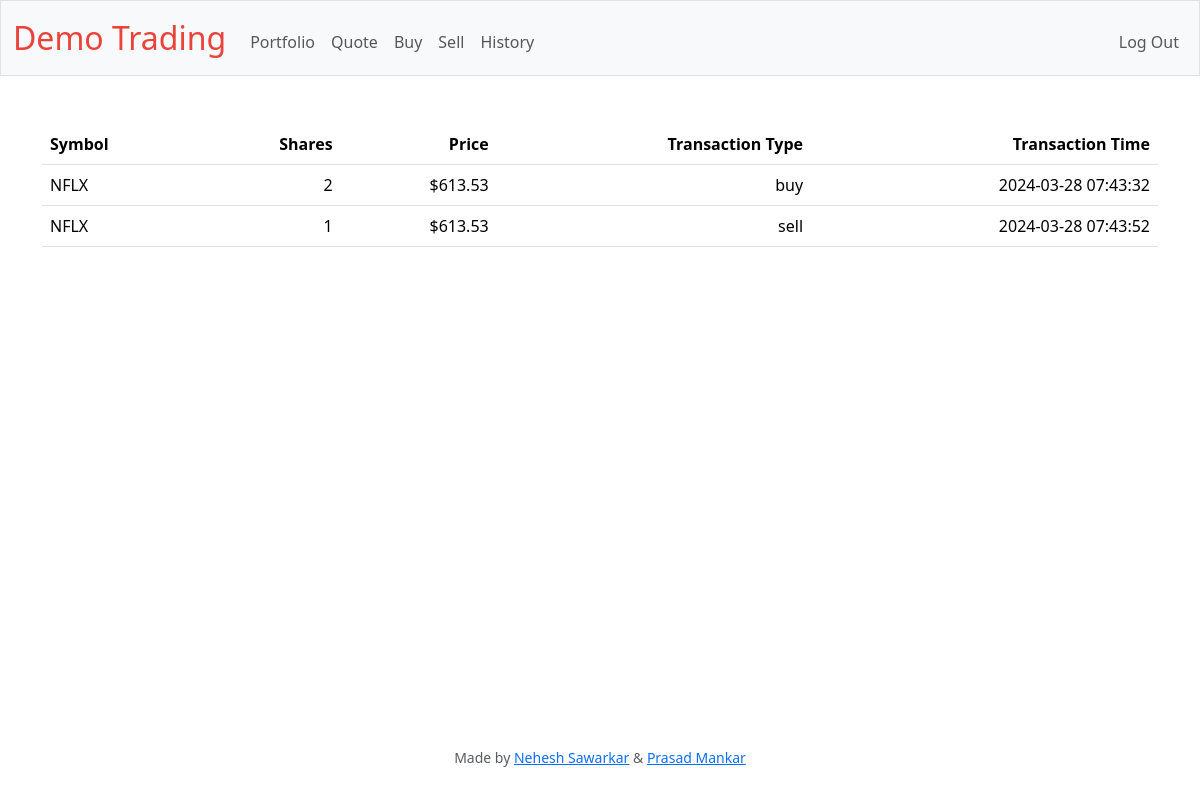
The app's page /history (signed in) with its own data.
### tables this page shows
CREATE TABLE history (
user_id INTEGER NOT NULL,
stock TEXT NOT NULL,
share INTEGER NOT NULL,
price INTEGER NOT NULL,
type TEXT NOT NULL,
time DATETIME
);

### app.py (the view)
@app.route("/history")
@login_required
def history():
    hist = db.execute("SELECT * FROM history WHERE user_id = ?", session.get("user_id"))
    return render_template("history.html", hist=hist)

### app.py (called while the page is built)
@app.after_request
def after_request(response):
    response.headers["Cache-Control"] = "no-cache, no-store, must-revalidate"
    response.headers["Expires"] = 0
    response.headers["Pragma"] = "no-cache"
    return response

### helpers.py (called while the page is built)
def login_required(f):
    @wraps(f)
    def decorated_function(*args, **kwargs):
        if session.get("user_id") is None:
            return redirect("/login")
        return f(*args, **kwargs)
    return decorated_function

def usd(value):
    return f"${value:,.2f}"

### templates/history.html (shortened to what this page needs)
{% extends "layout.html" %}
{% block main %}
<table class="table">
    <thead>
        <tr>
            <th class="text-start">Symbol</th>
            <th class="text-end">Shares</th>
            <th class="text-end">Price</th>
            <th class="text-end">Transaction Type</th>
            <th class="text-end">Transaction Time</th>
        </tr>
    </thead>
    <tbody>
        {% for entry in hist %}
            <tr>
                <td class="text-start">{{ entry.stock }}</td>
                <td class="text-end">{{ entry.share }}</td>
                <td class="text-end">{{ entry.price | usd }}</td>
                <td class="text-end">{{ entry.type }}</td>
                <td class="text-end">{{ entry.time }}</td>
            </tr>
        {% endfor %}
    </tbody>
</table>
{% endblock %}

### static/styles.css (style rules this page uses)
body { min-height: 100vh; display: flex; flex-direction: column; }

### records on screen
history: stock "NFLX", share "2", price "$613.53", type "buy", time "2024-03-28 07:43:32"
history: stock "NFLX", share "1", price "$613.53", type "sell", time "2024-03-28 07:43:52"
